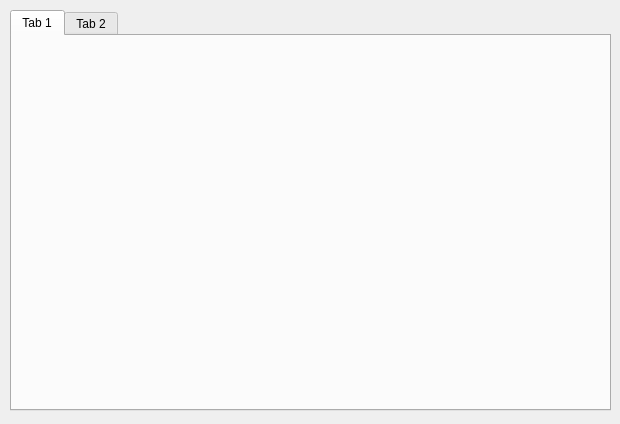
<?xml version="1.0" encoding="UTF-8"?>
<ui version="4.0">
 <class>Dialog</class>
 <widget class="QDialog" name="Dialog">
  <property name="windowModality">
   <enum>Qt::ApplicationModal</enum>
  </property>
  <property name="geometry">
   <rect>
    <x>0</x>
    <y>0</y>
    <width>620</width>
    <height>424</height>
   </rect>
  </property>
  <property name="windowTitle">
   <string>Configurações</string>
  </property>
  <widget class="QTabWidget" name="tabWidget">
   <property name="geometry">
    <rect>
     <x>10</x>
     <y>10</y>
     <width>601</width>
     <height>401</height>
    </rect>
   </property>
   <property name="currentIndex">
    <number>0</number>
   </property>
   <widget class="QWidget" name="tab_3">
    <attribute name="title">
     <string>Tab 1</string>
    </attribute>
   </widget>
   <widget class="QWidget" name="tab_4">
    <attribute name="title">
     <string>Tab 2</string>
    </attribute>
   </widget>
  </widget>
 </widget>
 <resources/>
 <connections/>
</ui>
